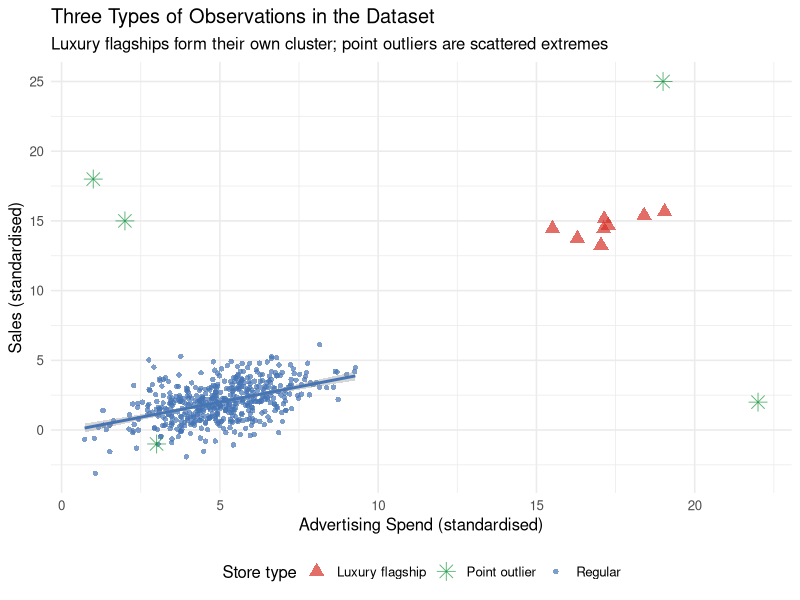
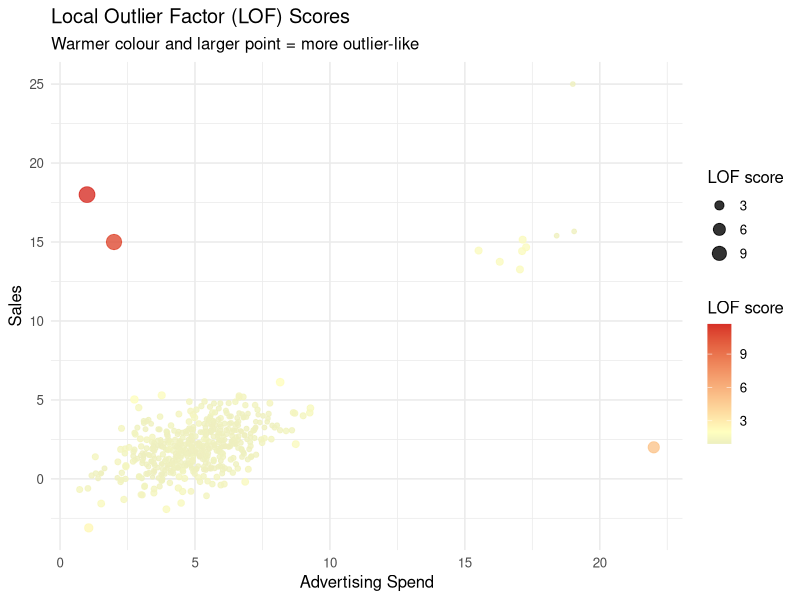
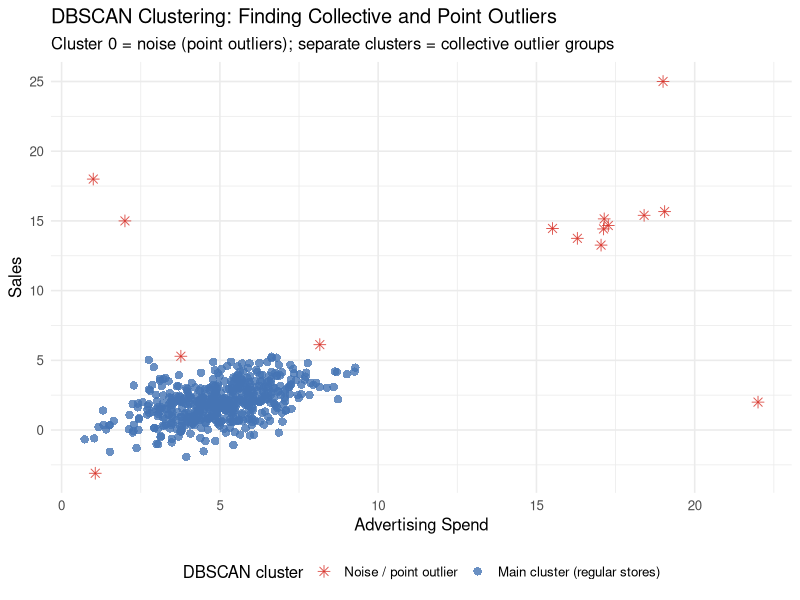
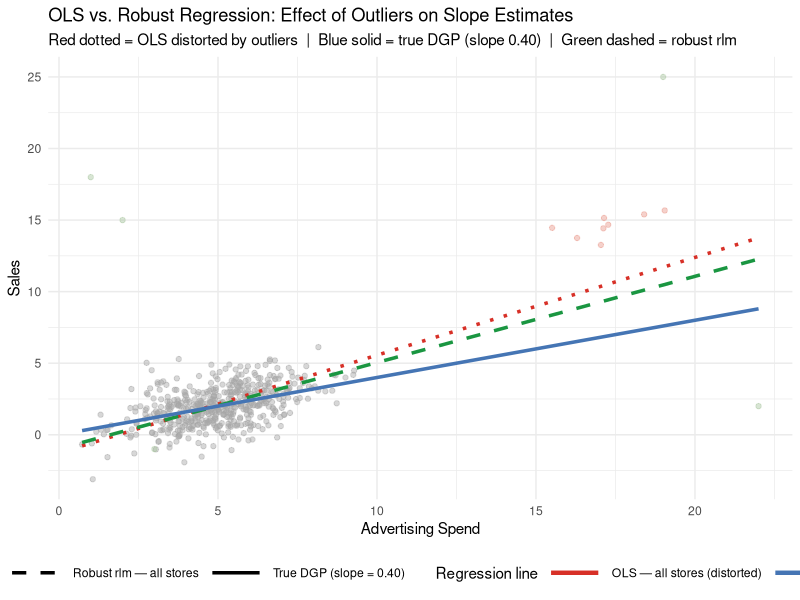

These figures' R source, in order:
## ---- chunk 1
knitr::opts_chunk$set(
  echo = TRUE,
  fig.width = 8,
  fig.height = 5,
  fig.path = "figs/",
  dev = "svg"
)

dir.create("figs", recursive = TRUE, showWarnings = FALSE)
## ---- chunk 2
#| code-summary: "▶ Load required packages"
# Uncomment to install if needed:
# install.packages(c("lavaan", "semTools", "MASS", "ggplot2",
#                    "dplyr", "tidyr", "corrplot", "knitr", "lmtest",
#                    "mclust", "dbscan"))

library(lavaan)       # CFA and SEM (Cases 1 and 3)
library(semTools)     # htmt() and auxiliary SEM tools (Cases 1 and 3)
library(MASS)         # mvrnorm(): generate multivariate normal data (all cases)
library(ggplot2)      # Visualizations (all cases)
library(dplyr)        # Data manipulation (all cases)
library(tidyr)        # Data reshaping (Cases 2 and 3)
library(corrplot)     # Correlation heatmap (Case 1)
library(knitr)        # Nicely formatted tables (all cases)
library(lmtest)       # Breusch-Pagan heteroskedasticity test (Case 2)
library(mclust)       # Gaussian mixture models / latent class analysis (Case 4)
library(dbscan)       # Local outlier factor and DBSCAN clustering (Case 5)
## ---- chunk 3
#| code-summary: "▶ Simulate store dataset with collective and point outliers"
set.seed(2025)

# ── Regular stores ─────────────────────────────────────────────────────────────
n_reg <- 500
adv_reg   <- rnorm(n_reg, mean = 5, sd = 1.5)
sales_reg <- 0.4 * adv_reg + rnorm(n_reg, sd = 1.2)

# ── Luxury flagship stores (collective outliers) ───────────────────────────────
# They advertise much more AND have much higher sales — different economic model
n_lux <- 8
adv_lux   <- rnorm(n_lux, mean = 18, sd = 1.2)
sales_lux <- 0.3 * adv_lux + rnorm(n_lux, sd = 0.8) + 10   # elevated baseline

# ── Point outliers (individual extreme observations) ───────────────────────────
n_pt  <- 5
adv_pt   <- c(22, 1, 3, 19, 2)          # extreme advertising values
sales_pt <- c(2, 18, -1, 25, 15)        # extreme / inconsistent sales

# ── Combine into single dataset ────────────────────────────────────────────────
df5 <- data.frame(
  advertising = c(adv_reg,    adv_lux,    adv_pt),
  sales       = c(sales_reg,  sales_lux,  sales_pt),
  store_type  = c(rep("Regular",   n_reg),
                  rep("Luxury flagship", n_lux),
                  rep("Point outlier",   n_pt))
)
## ---- chunk 4
#| code-summary: "▶ Plot: stores colored by true type"
ggplot(df5, aes(x = advertising, y = sales, colour = store_type, shape = store_type)) +
  geom_point(aes(size = store_type), alpha = 0.7) +
  geom_smooth(data = filter(df5, store_type == "Regular"),
              method = "lm", se = TRUE, colour = "#4575b4",
              linewidth = 1.0, inherit.aes = FALSE,
              aes(x = advertising, y = sales)) +
  scale_colour_manual(
    values = c("Regular"         = "#4575b4",
               "Luxury flagship" = "#d73027",
               "Point outlier"   = "#1a9641"),
    name   = "Store type"
  ) +
  scale_shape_manual(
    values = c("Regular" = 16, "Luxury flagship" = 17, "Point outlier" = 8),
    name   = "Store type"
  ) +
  scale_size_manual(
    values = c("Regular" = 1.5, "Luxury flagship" = 3.5, "Point outlier" = 4),
    name   = "Store type"
  ) +
  labs(
    x        = "Advertising Spend (standardised)",
    y        = "Sales (standardised)",
    title    = "Three Types of Observations in the Dataset",
    subtitle = "Luxury flagships form their own cluster; point outliers are scattered extremes"
  ) +
  theme_minimal(base_size = 12) +
  theme(legend.position = "bottom")
## ---- chunk 5
#| code-summary: "▶ Compute LOF scores and visualize"
# Standardise the variables before computing LOF
df5_scaled <- data.frame(
  advertising = scale(df5$advertising),
  sales       = scale(df5$sales)
)

# Compute LOF scores (minPts = number of neighbours to consider)
df5$lof_score <- dbscan::lof(df5_scaled, minPts = 10)

# Visualise LOF scores
ggplot(df5, aes(x = advertising, y = sales,
                colour = lof_score, size = lof_score)) +
  geom_point(alpha = 0.8) +
  scale_colour_gradient2(low = "#4575b4", mid = "#ffffbf", high = "#d73027",
                         midpoint = 2, name = "LOF score") +
  scale_size_continuous(range = c(1, 5), name = "LOF score") +
  labs(
    x        = "Advertising Spend",
    y        = "Sales",
    title    = "Local Outlier Factor (LOF) Scores",
    subtitle = "Warmer colour and larger point = more outlier-like"
  ) +
  theme_minimal(base_size = 12) +
  theme(legend.position = "right")
## ---- chunk 6
#| code-summary: "▶ Table: top outliers by LOF score"
# Show the top outliers by LOF score
df5 |>
  arrange(desc(lof_score)) |>
  select(advertising, sales, store_type, lof_score) |>
  head(15) |>
  mutate(across(where(is.numeric), \(x) round(x, 2))) |>
  kable(
    col.names = c("Advertising", "Sales", "Store Type", "LOF Score"),
    caption   = "Top 15 Observations by LOF Score (highest = most outlier-like)"
  )
## ---- chunk 7
#| code-summary: "▶ DBSCAN clustering — find collective outlier cluster"
# Fit DBSCAN
# eps: maximum distance to be considered a "neighbour"
# minPts: minimum cluster size
dbscan_fit <- dbscan::dbscan(df5_scaled, eps = 0.4, minPts = 4)
df5$cluster <- factor(dbscan_fit$cluster)

ggplot(df5, aes(x = advertising, y = sales,
                colour = cluster, shape = cluster)) +
  geom_point(size = 2.5, alpha = 0.8) +
  scale_colour_manual(
    values = c("0" = "#d73027",   # noise = red (point outliers)
               "1" = "#4575b4",   # main cluster = blue
               "2" = "#1a9641",   # luxury cluster = green
               "3" = "#fdae61"),  # any additional cluster
    labels = c("0" = "Noise / point outlier",
               "1" = "Main cluster (regular stores)",
               "2" = "Collective outlier cluster (luxury)",
               "3" = "Additional cluster"),
    name   = "DBSCAN cluster",
    drop   = FALSE
  ) +
  scale_shape_manual(
    values = c("0" = 8, "1" = 16, "2" = 17, "3" = 15),
    labels = c("0" = "Noise / point outlier",
               "1" = "Main cluster (regular stores)",
               "2" = "Collective outlier cluster (luxury)",
               "3" = "Additional cluster"),
    name   = "DBSCAN cluster",
    drop   = FALSE
  ) +
  labs(
    x        = "Advertising Spend",
    y        = "Sales",
    title    = "DBSCAN Clustering: Finding Collective and Point Outliers",
    subtitle = "Cluster 0 = noise (point outliers); separate clusters = collective outlier groups"
  ) +
  theme_minimal(base_size = 12) +
  theme(legend.position = "bottom")
## ---- chunk 8
#| code-summary: "▶ OLS vs. robust regression (rlm) coefficient comparison"
# ── Fit regression models ─────────────────────────────────────────────────────
m_ols_all <- lm(sales ~ advertising, data = df5)          # OLS with all data
m_robust  <- MASS::rlm(sales ~ advertising, data = df5)   # Robust on all data
# True DGP: sales = 0.4 * advertising (known from simulation — slope = 0.40)

# ── Compare coefficients against true DGP ────────────────────────────────────
coef_compare5 <- data.frame(
  Model = c("OLS — all stores (distorted by outliers)",
            "True DGP (known from simulation)",
            "Robust regression rlm — all stores"),
  `Advertising coefficient` = round(c(coef(m_ols_all)["advertising"],
                                      0.40,
                                      coef(m_robust)["advertising"]), 3)
)

kable(coef_compare5,
      col.names = c("Model", "Advertising Coefficient"),
      caption   = "OLS vs. Robust Regression: How Much Do Outliers Matter?")
## ---- chunk 9
#| code-summary: "▶ Plot: OLS vs. robust regression lines"
# Generate prediction lines
x_seq <- seq(min(df5$advertising), max(df5$advertising), length.out = 300)
newdat <- data.frame(advertising = x_seq)

pred_lines <- data.frame(
  advertising = rep(x_seq, 3),
  sales       = c(predict(m_ols_all, newdata = newdat),
                  0.40 * x_seq,                          # True DGP: slope = 0.40
                  predict(m_robust,  newdata = newdat)),
  model       = rep(c("OLS — all stores (distorted)",
                      "True DGP (slope = 0.40)",
                      "Robust rlm — all stores"),
                    each = length(x_seq))
)

line_colors <- c(
  "OLS — all stores (distorted)" = "#d73027",
  "True DGP (slope = 0.40)"     = "#4575b4",
  "Robust rlm — all stores"     = "#1a9641"
)
line_types <- c(
  "OLS — all stores (distorted)" = "dotted",
  "True DGP (slope = 0.40)"     = "solid",
  "Robust rlm — all stores"     = "dashed"
)

ggplot() +
  geom_point(data = df5,
             aes(x = advertising, y = sales, colour = store_type),
             alpha = 0.45, size = 1.5) +
  geom_line(data = pred_lines,
            aes(x = advertising, y = sales, colour = model, linetype = model),
            linewidth = 1.2) +
  scale_colour_manual(
    values = c(
      "Regular"                      = "grey65",
      "Luxury flagship"              = "#e8998d",
      "Point outlier"                = "#a8c5a0",
      "OLS — all stores (distorted)" = "#d73027",
      "True DGP (slope = 0.40)"     = "#4575b4",
      "Robust rlm — all stores"     = "#1a9641"
    ),
    breaks = c("OLS — all stores (distorted)",
               "True DGP (slope = 0.40)",
               "Robust rlm — all stores"),
    name = "Regression line"
  ) +
  scale_linetype_manual(values = line_types, name = "Regression line") +
  guides(colour   = guide_legend(order = 1, override.aes = list(linewidth = 1.5)),
         linetype = guide_legend(order = 1)) +
  labs(
    x        = "Advertising Spend",
    y        = "Sales",
    title    = "OLS vs. Robust Regression: Effect of Outliers on Slope Estimates",
    subtitle = "Red dotted = OLS distorted by outliers  |  Blue solid = true DGP (slope 0.40)  |  Green dashed = robust rlm"
  ) +
  theme_minimal(base_size = 11) +
  theme(legend.position  = "bottom",
        legend.direction = "horizontal",
        legend.key.width = unit(1.5, "cm"))
## ---- chunk 10
#| code-summary: "▶ Sensitivity table: OLS vs. rlm coefficients"
# Extract and compare key summary stats
sens_df <- data.frame(
  Method = c("OLS (all stores)", "Robust rlm (all stores)"),
  `Intercept` = round(c(coef(m_ols_all)[1], coef(m_robust)[1]), 3),
  `Advertising slope` = round(c(coef(m_ols_all)[2], coef(m_robust)[2]), 3)
)

kable(sens_df,
      col.names = c("Method", "Intercept", "Advertising Slope"),
      caption   = "Sensitivity Check: OLS vs. Robust Regression Coefficients")
